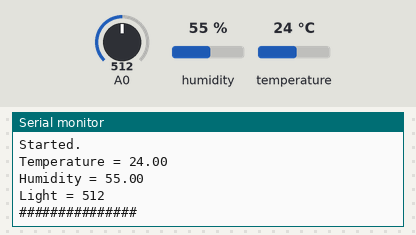
Bench run of a sketch on a simulated Arduino Uno, built with avr-gcc and run on an emulated ATmega328P. Parts: the last lines printed to the serial monitor. The test bench sets the inputs (shaded band); at power-on: humidity 55 %, A0 = 512, temperature 24 °C.

Above: at 4.9 s.
5.0 s: humidity set to 22 %
At 8.2 s:
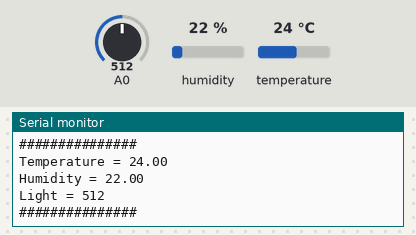
9.8 s: A0 set to 716
At 12.7 s:
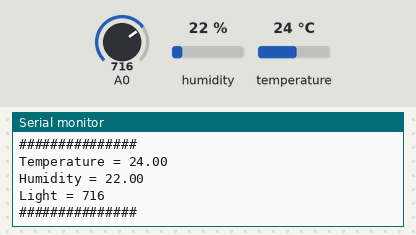
14.6 s: temperature set to 12 °C
19.4 s: A0 set to 900
At 20.4 s:
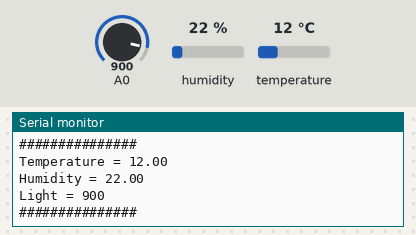
24.2 s: humidity set to 40 %
At 28.2 s:
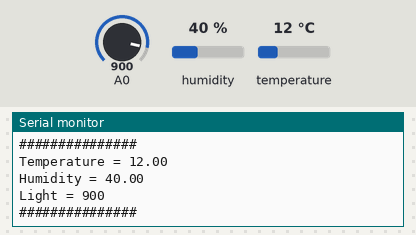
Timing chart, 0 to 29.7 s (numbered marks = the images above; inputs shaded):
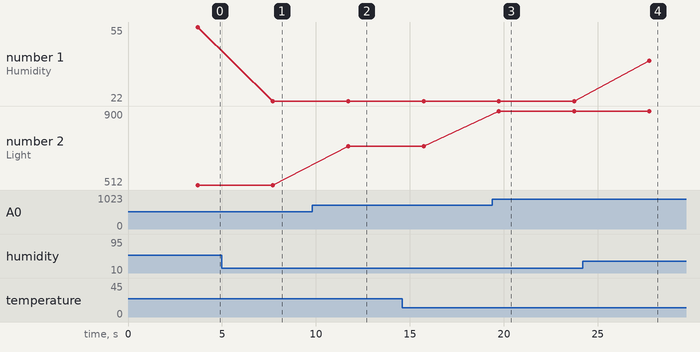

The sketch:

wemos_d1_after_soldering_test.ino
```cpp
#include <DHT.h>

const char DHT_PIN = 2;
DHT dht22(DHT_PIN, 22);
/*
const char led1 = 5; // D1
const char led2 = 4; // D2
const char led3 = 0; // D3
const char led4 = 2; // D4

const char led5 = 16; // D0
const char led6 = 14; // D5
const char led7 = 12; // D6
const char led8 = 13; // D7
const char led9 = 15; // D8
*/

float temp;
float humi;

void setup() {
  // put your setup code here, to run once:
  /*pinMode(led1, OUTPUT);
  pinMode(led2, OUTPUT);
  pinMode(led3, OUTPUT);
  pinMode(led4, OUTPUT);
  pinMode(led5, OUTPUT);
  pinMode(led6, OUTPUT);
  pinMode(led7, OUTPUT);
  pinMode(led8, OUTPUT);
  pinMode(led9, OUTPUT);
  */
  temp = 0;
  humi = 0;
  pinMode(DHT_PIN, INPUT);
  dht22.begin();
  Serial.begin(115200);
  Serial.println("Started.");
  delay(3700);
}


void loop() {
  // put your main code here, to run repeatedly:
/*
  delay(600);
  digitalWrite(led1, HIGH);
  delay(600);
  digitalWrite(led1, LOW);

  delay(600);
  digitalWrite(led2, HIGH);
  delay(600);
  digitalWrite(led2, LOW);

  delay(600);
  digitalWrite(led3, HIGH);
  delay(600);
  digitalWrite(led3, LOW);

  delay(600);
  digitalWrite(led4, HIGH);
  delay(600);
  digitalWrite(led4, LOW);

  delay(600);
  digitalWrite(led5, HIGH);
  delay(600);
  digitalWrite(led5, LOW);

  delay(600);
  digitalWrite(led6, HIGH);
  delay(600);
  digitalWrite(led6, LOW);

  delay(600);
  digitalWrite(led7, HIGH);
  delay(600);
  digitalWrite(led7, LOW);

  delay(600);
  digitalWrite(led8, HIGH);
  delay(600);
  digitalWrite(led8, LOW);

  delay(600);
  digitalWrite(led9, HIGH);
  delay(600);
  digitalWrite(led9, LOW);
  */
  temp = dht22.readTemperature();
  humi = dht22.readHumidity();
  Serial.print("Temperature = ");
  Serial.println(temp);
  Serial.print("Humidity = ");
  Serial.println(humi);
  Serial.print("Light = ");
  Serial.println(analogRead(A0));
  Serial.println("###############");
  delay(4000);
}
```

Measured:
- after the input at 5.0 s, the serial monitor: prints a new line after 2.7 s (image 1)
- after the input at 9.8 s, the serial monitor: prints a new line after 1.9 s (image 2)
- after the input at 19.4 s, the serial monitor: prints a new line after 0.34 s (image 3)
- after the input at 24.2 s, the serial monitor: prints a new line after 3.5 s (image 4)
- plotted number 1: 55 → 22 after the input at 5.0 s, 22 → 40 after the input at 24.2 s
- plotted number 2: 512 → 716 after the input at 9.8 s, 716 → 900 after the input at 19.4 s
